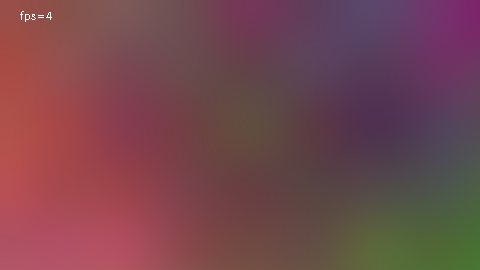
Frame 1 (no input)
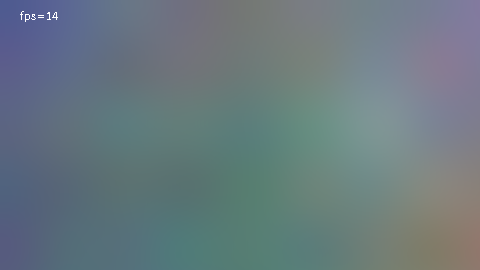
Frame 60 (the mouse pressed at the canvas centre just before this capture)
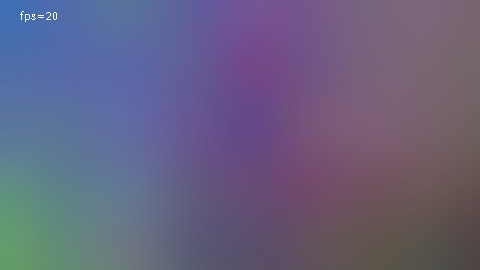
Frame 120 (the mouse held since frame 60 and released just before this capture)

The Processing sketch that drew these frames (run headless with seeded random() and noise(); from frame 60 on, the mouse is pressed at the canvas centre):

// Processing sketch: perlinWindow
// ── perlinWindow.pde
float perlinSpaceIncrement = 0.002;
float perlinTimeIncrement = 0.04;

void setup() {
  size(480, 270);
  noSmooth();
}

void draw() {
  drawUsingPixels();
}

void drawUsingPixels() {
  background(0);
  loadPixels();
  float t = frameCount * perlinTimeIncrement;
  for (int i = 0; i < width; ++i) {
    float x = i * perlinSpaceIncrement;
    for (int j = 0; j < height; ++j) {
      float y = j * perlinSpaceIncrement;
      float r = noise(x, y, t)*255;
      float g = noise(x+10, y+20, t)*255;
      float b = noise(x+30, y+40, t)*255;
      pixels[i + width * j] = color(r, g, b);
    }
  }
  updatePixels();
  fill(255);
  text("fps = "+(int) (frameCount * 1000.0)/millis(), 20, 20);
}

void drawUsingPoint() {
  background(0);
  for (int i = 0; i < width; ++i) {
    for (int j = 0; j < height; ++j) {
      float t = frameCount * perlinTimeIncrement;
      float x = i * perlinSpaceIncrement;
      float y = j * perlinSpaceIncrement;
      float r = noise(x, y, t)*255;
      float g = noise(x+10, y+20, t)*255;
      float b = noise(x+30, y+40, t)*255;
      stroke(r, g, b);
      point(i, j);
    }
  }
  fill(255);
  int fps = round((frameCount * 1000.0)/millis());
  text("fps = "+ fps, 20, 20);
}
